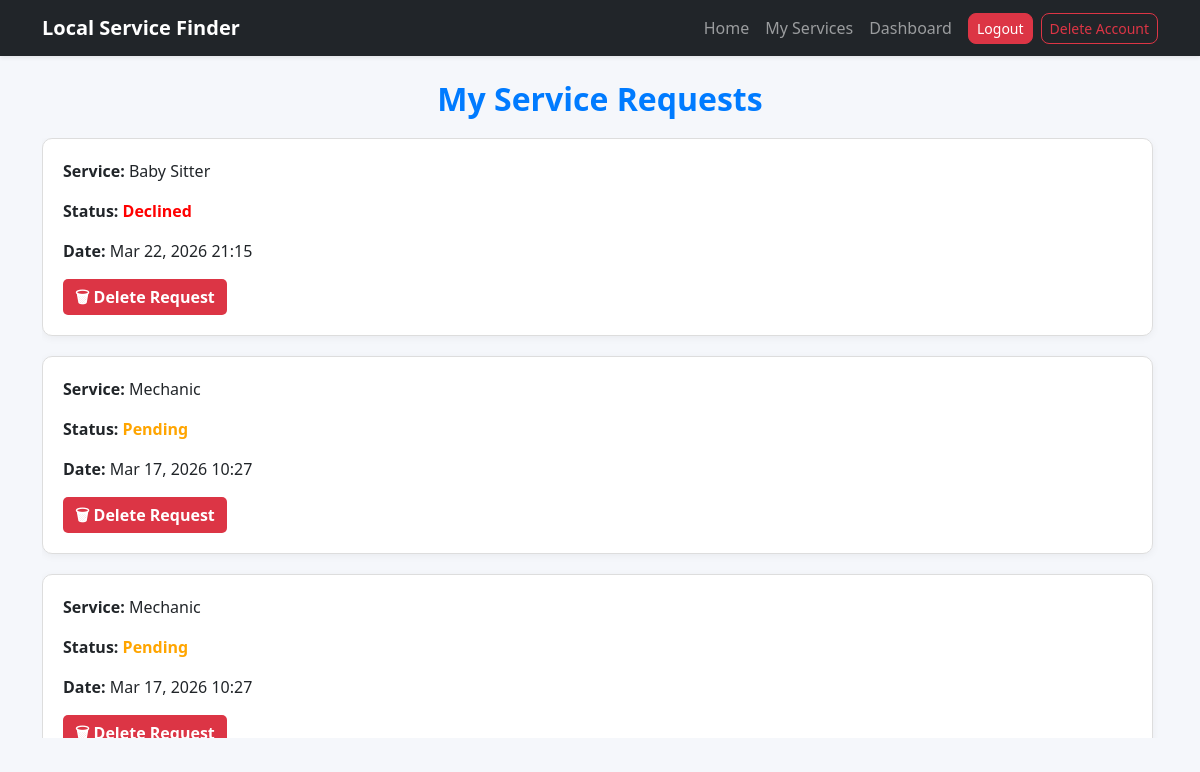
The page /services/my-request/ (signed in) on the database its author committed.
### requests/models.py (models this page shows, shortened)
class ServiceRequest(models.Model):
    STATUS_CHOICES = [
        ('pending', 'Pending'),
        ('accepted', 'Accepted'),
        ('declined', 'Declined'),
        ('completed', 'Completed'),
    ]
    PAYMENT_CHOICES = [
        ('unpaid', 'Unpaid'),
        ('paid', 'Paid'),
    ]
    PAYMENT_METHOD_CHOICES = [
        ('', 'Not recorded'),
        ('cash', 'Cash'),
        ('mpesa', 'M-Pesa'),
    ]
    COMPLAINT_STATUS_CHOICES = [
        ('none', 'No Complaint'),
        ('open', 'Open'),
        ('resolved', 'Resolved'),
    ]
    user = models.ForeignKey(User, on_delete=models.CASCADE)
    service = models.ForeignKey(Service, on_delete=models.CASCADE)
    provider = models.ForeignKey(Provider, on_delete=models.CASCADE, null=True, blank=True)
    description = models.TextField(blank=True)
    location = models.CharField(max_length=200)
    requested_date = models.DateField(null=True, blank=True)
    requested_time = models.TimeField(null=True, blank=True)
    status = models.CharField(
        max_length=20,
        choices=STATUS_CHOICES,
        default='pending'
    )
    payment_status = models.CharField(
        max_length=20,
        choices=PAYMENT_CHOICES,
        default='unpaid'
    )
    payment_method = models.CharField(max_length=20, choices=PAYMENT_METHOD_CHOICES, blank=True, default='')
    amount_paid = models.DecimalField(max_digits=10, decimal_places=2, null=True, blank=True)
    mpesa_code = models.CharField(max_length=30, blank=True)
    payment_recorded_at = models.DateTimeField(null=True, blank=True)
    requested_at = models.DateTimeField(auto_now_add=True)
    updated_at = models.DateTimeField(auto_now=True)
    deleted = models.BooleanField(default=False)
    rating = models.PositiveIntegerField(null=True, blank=True)
    review = models.TextField(null=True, blank=True)
    decline_reason = models.TextField(blank=True)
    complaint = models.TextField(blank=True)
    complaint_status = models.CharField(max_length=20, choices=COMPLAINT_STATUS_CHOICES, default='none')
    complaint_resolution = models.TextField(blank=True)
    class Meta:
        indexes = [
            models.Index(fields=['service', 'location']),
            models.Index(fields=['status', 'payment_status']),
        ]

### services/models.py (models this page shows, shortened)
class Service(models.Model):
    name = models.CharField(max_length=100, unique=True)
    description = models.TextField(blank=True)
    is_active = models.BooleanField(default=True)

### services/views.py (the view, shortened to what this page needs)
# urls.py: path("my-request/", views.customer_requests, name="customer_requests"),
@login_required
def customer_requests(request):
    requests_qs = ServiceRequest.objects.filter(
        user=request.user
    ).select_related("service").order_by("-requested_at")
    return render(request, "services/customer_requests.html", {
        "requests": requests_qs
    })

### accounts/models.py (called while the page is built)
@property
def is_provider(self):
    return hasattr(self, 'provider')

### services/templates/services/customer_requests.html (shortened to what this page needs)
{% extends "base.html" %}
{% block content %}
<h2 style="text-align:center; margin-bottom: 20px; color:#007bff;">My Service Requests</h2>
<div style="max-height: 600px; overflow-y: auto; padding-right: 5px;">
{% for req in requests %}
<div style="
    border:1px solid #ddd;
    padding:20px;
    margin-bottom:20px;
    border-radius:10px;
    background:#fff;
    box-shadow:0 2px 8px rgba(0,0,0,0.05);
">
    <p><strong>Service:</strong> {{ req.service.name }}</p>
    <p><strong>Status:</strong>
        {% if req.status == "pending" %}<span style="color:orange; font-weight:bold;">Pending</span>
        {% elif req.status == "accepted" %}<span style="color:#007bff; font-weight:bold;">Accepted</span>
        {% elif req.status == "completed" %}<span style="color:green; font-weight:bold;">Completed</span>
        {% elif req.status == "declined" %}<span style="color:red; font-weight:bold;">Declined</span>{% endif %}
    </p>
    <p><strong>Date:</strong> {{ req.requested_at|date:"M d, Y H:i" }}</p>
    {% if req.status == "pending" or req.status == "declined" %}
        <form method="POST" action="{% url 'delete_request' req.id %}" style="margin-top:10px;">
            <button type="submit" style="background:#dc3545; color:white; padding:6px 12px; border:none; border-radius:5px; font-weight:bold; cursor:pointer;">
                🗑 Delete Request
            </button>
        </form>
    {% endif %}
</div>
{% empty %}
<p style="text-align:center; color:#777;">You have no service requests yet.</p>
{% endfor %}
</div>
{% endblock %}

### templates/base.html (style rules this page uses)
body { background-color: #f5f7fb; font-family: 'Segoe UI', sans-serif; }
h1, h2, h3 { font-weight: 600; }

### rows shown on the page
ServiceRequest: service.name "Baby Sitter", status "Declined", requested_at "Mar 22, 2026 21:15"
ServiceRequest: service.name "Mechanic", status "Pending", requested_at "Mar 17, 2026 10:27"
ServiceRequest: service.name "Mechanic", status "Pending", requested_at "Mar 17, 2026 10:27"
